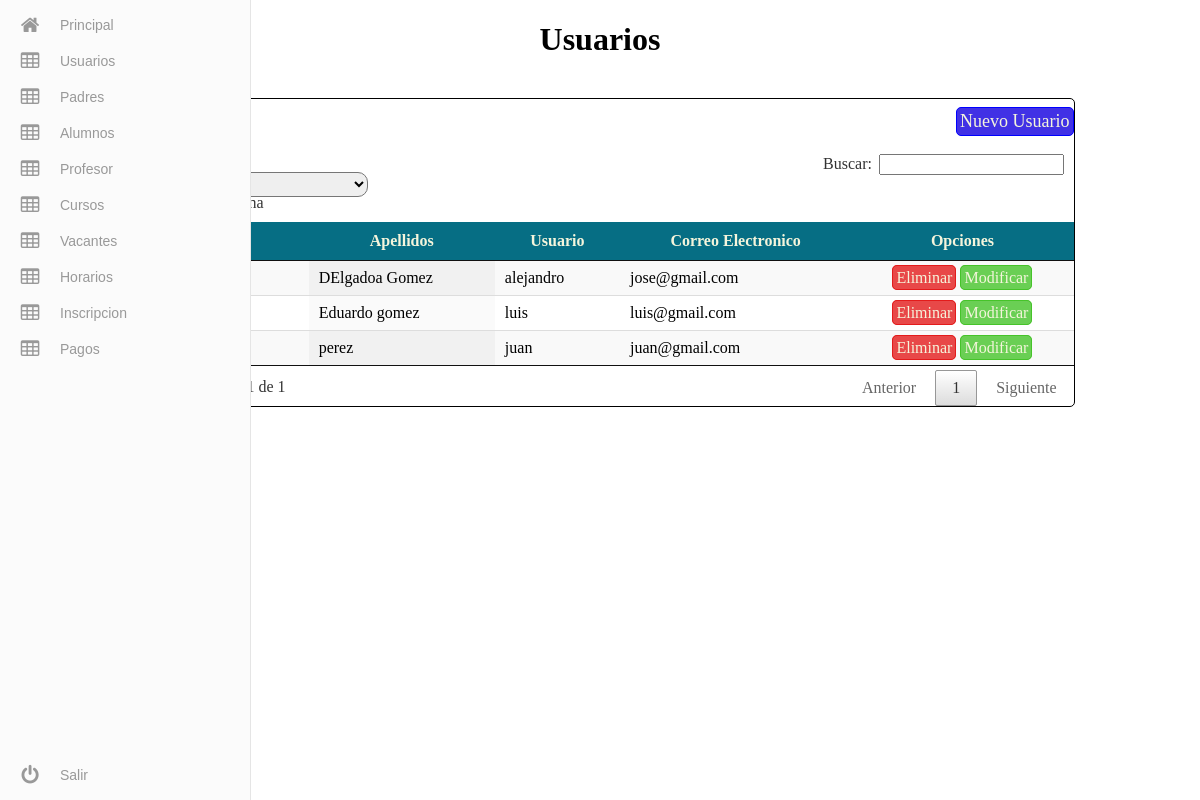
Screenshot of /admin/Usuario/usuario.php (signed in) with the database file from the repository.
### tables this page shows
CREATE TABLE `trabajador` (
  `idoperario` int(11) NOT NULL,
  `nombre` varchar(43) DEFAULT NULL,
  `materno` varchar(43) DEFAULT NULL,
  `paterno` varchar(43) DEFAULT NULL,
  `direccion` varchar(200) DEFAULT NULL,
  `telefono` varchar(10) DEFAULT NULL,
  `email` varchar(45) NOT NULL,
  `estado` varchar(10) NOT NULL,
  `fecha_creacion` datetime NOT NULL,
  `id_usuario` int(11) DEFAULT NULL
);

CREATE TABLE `usuario` (
  `id_usuario` int(11) NOT NULL,
  `usuario` varchar(45) NOT NULL,
  `password` varchar(45) NOT NULL,
  `tipo` varchar(10) NOT NULL
);

### admin/Usuario/usuario.php (the view, shortened to what this page needs)
<?php
    $re=mysql_query("SELECT * FROM trabajador,usuario WHERE trabajador.id_usuario=usuario.id_usuario");
?>
<!DOCTYPE html>
<html >
  <head>
    <link rel="stylesheet" href="../css/menu.css">
    <link rel="stylesheet" href="../css/tabla.css?v2">
    <link rel="stylesheet" type="text/css" href="../css/jquery.dataTables.min.css">
  </head>
  <body>
    <?php
        include ('../include/menu.php');
    ?>
    <center><h1>Usuarios</h1></center>
    <br>
    <div class="tablas">
        <a href="nuevo.php" class="NuevoU" >Nuevo Usuario</a>
        <table id="example" class="display" cellspacing="0" width="100%">
			<thead>
				<tr>
					<th>Apellidos</th>
					<th>Usuario</th>
					<th>Correo Electronico</th>
					<th>Opciones</th>
				</tr>
			</thead>
			<tbody>
				<?php while($row =mysql_fetch_array($re)){  ?>
					<tr>
						<td><?php echo $row['nombre']; ?></td>
						<td><?php echo $row['paterno']." ".$row['materno']; ?></td>
						<td><?php echo $row['usuario']; ?></td>
						<td><?php echo $row['email']; ?></td>
						<td><center><a class="eli" href="eliminar.php?id=<?php echo $row['id_usuario']; ?>&id2=<?php echo $row['idoperario']; ?>" onclick="javascript:return confirmacion();">Eliminar</a>
                            <a class="edi" href="modificar.php?id=<?php echo $row['id_usuario']; ?>&id2=<?php echo $row['idoperario']; ?>" >Modificar</a></center></td>
					</tr>
				<?php } ?>
			</tbody>
		</table>
    </div>
  </body>
</html>

### admin/css/tabla.css (style rules this page uses)
.tablas { border: solid 1px black; width: 80%; min-width: 100px; margin-left: auto; margin-right: auto; border-radius: 5px; }
thead { background: #066e84; margin-top: 5px; color: beige; }
.tablas a { padding: 3px; margin-left: auto; margin-right: auto; border-radius: 5px; text-decoration: none; color: beige; }
.eli { border: solid 1px #E31B1B; background: #e84848; }
.edi { border: solid 1px #46C32A; background: #6acf54; }
.NuevoU { border: solid 1px blue; padding: 10spx; border-radius: 5px; float:right; margin: 8px; margin-right: 10px; background: #4131e5; font-size: 18px; }

### rows the page displays
trabajador: paterno "DElgadoa", materno "Gomez", id_usuario.usuario "alejandro", email "jose@gmail.com"
trabajador: paterno "Eduardo", materno "gomez", id_usuario.usuario "luis", email "luis@gmail.com"
trabajador: paterno "perez", id_usuario.usuario "juan", email "juan@gmail.com"
